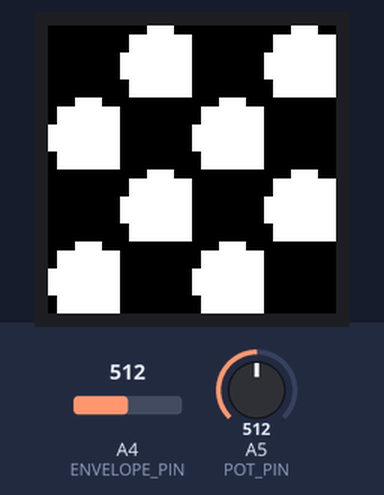
A sketch run on a simulated Arduino Uno, built with avr-gcc and run on an emulated ATmega328P. Shown: 32×32 colour display. The test bench sets the inputs (shaded band); at power-on: A4 (ENVELOPE_PIN) = 512, A5 (POT_PIN) = 512. Random numbers use the default seed unless the sketch sets one; what the sketch prints to the serial monitor is not drawn.

Above: at 0.91 s.
1.3 s: A4 (ENVELOPE_PIN) set to 108
4.3 s: A4 (ENVELOPE_PIN) set to 94
7.3 s: A5 (POT_PIN) set to 572
8.8 s: A5 (POT_PIN) set to 604
At 9.61 s:
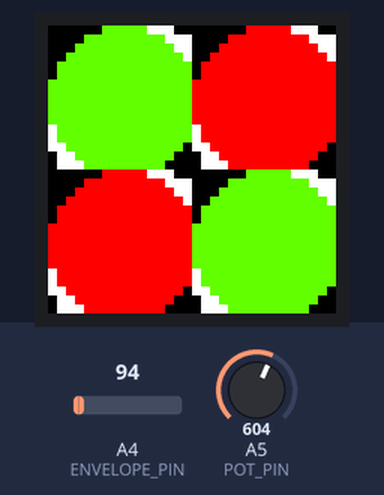
10.5 s: A4 (ENVELOPE_PIN) set to 56
13.5 s: A4 (ENVELOPE_PIN) set to 47
At 14.8 s:
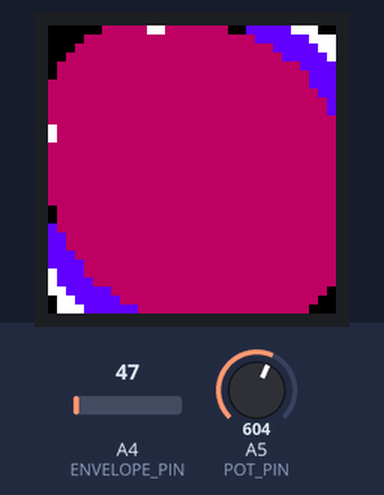
Timing chart, 0 to 16.1 s (numbered marks = the images above; inputs shaded):
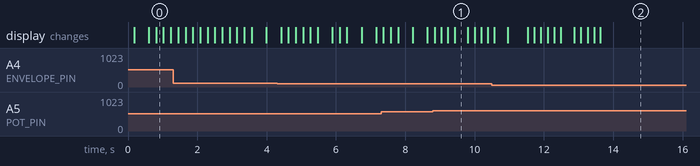

The sketch:

CircularDivision3_Audio_doublebuf_Pot.ino
```cpp
// Example primatives.

#include <Adafruit_GFX.h>   // Core graphics library
#include <RGBmatrixPanel.h> // Hardware-specific library

// Pin defines for the 32x32 RGB matrix.
#define CLK 11
#define LAT 10
#define OE  9
#define A   A0
#define B   A1
#define C   A2
#define D   A3

#define show()  swapBuffers(true)

#define ENVELOPE_PIN A4
#define POT_PIN A5

int powerOf2[]={0,1,2,4,8,16};


// Note "false" for double-buffering to consume less memory, or "true" for double-buffered.
// Double-buffered makes animation smoother, but on the UNO, we don't quite have enough mem for that.
RGBmatrixPanel *matrix = new RGBmatrixPanel(A, B, C,D, CLK, LAT, OE, true);

int x, y, radius, rows_cols;
int divisions, envelopeValue, potValue, constrainedEnvelope, maxEnvelope;

uint16_t color_palette1[] =
{
   matrix->Color333(7,0,0), // red
   matrix->Color333(0,7,0), // green
   matrix->Color333(0,0,7), // blue
   matrix->Color333(7,7,0), // yellow
   matrix->Color333(0,7,7), // cyan
   matrix->Color333(7,0,7) // purple

};

uint16_t color_palette2[] =
{
   matrix->Color333(7,0,2), // magenta
   matrix->Color333(5,0,3), // pink
   matrix->Color333(3,0,7), // violet
   matrix->Color333(0,4,7), // aqua
   matrix->Color333(0,7,4), // azure
   matrix->Color333(2,4,2) // moss

};

uint16_t color_palette3[] =
{
   matrix->Color333(1,1,1), // white
   matrix->Color333(1,0,0), // dim red
   matrix->Color333(0,0,0), // black
   matrix->Color333(7,7,7), // bright white
   matrix->Color333(3,3,3), // medium white
   matrix->Color333(0,0,0) // black

};

uint16_t color_palette4[] =
{
   matrix->Color333(7,0,7), // purple
   matrix->Color333(7,7,0), // yellow
   matrix->Color333(7,4,7), // orange
   matrix->Color333(0,0,0), // black
   matrix->Color333(0,7,4), // azure
   matrix->Color333(7,0,2)  // magenta

};

uint16_t color_palette5[] = //America Pallette
{
   matrix->Color333(7,0,0), // red
   matrix->Color333(7,7,7), // white
   matrix->Color333(0,0,7), // blue
   matrix->Color333(0,0,7), // blue
   matrix->Color333(7,7,7), // white
   matrix->Color333(7,0,0) // red

};

uint16_t color_palette6[] = // Univ. of Oregon Pallette
{
   matrix->Color333(0,7,0), //green
   matrix->Color333(7,7,0), //yellow
   matrix->Color333(5,7,0), // yellow-green
   matrix->Color333(7,7,7), // bright white
   matrix->Color333(0,7,0), //green
   matrix->Color333(3,7,0)  //green-yellow

};


void setup()
{
  matrix->begin();
  Serial.begin(9600);
}

void loop()
{
  //This uses a loop to increment divisions from 0 to 2


  envelopeValue = analogRead(ENVELOPE_PIN);
  potValue = analogRead(POT_PIN);
  maxEnvelope = map(potValue,0,1024,20, 150);
  constrainedEnvelope = constrain(envelopeValue,7,maxEnvelope);
  divisions = map(constrainedEnvelope,6,maxEnvelope,0,2);
  drawCircles(divisions);
  Serial.print("envelopeValue = ");
  Serial.print(envelopeValue);
  Serial.print(" potValue = ");
  Serial.print(potValue);
  Serial.print(" maxEnvelope = ");
  Serial.print(maxEnvelope);
  Serial.print(" constrainedEnvelope = ");
  Serial.print(constrainedEnvelope);
  Serial.print(" divisions = ");
  Serial.print(divisions);

}

void drawCircles(int passedDivisions)
{
   unsigned long startTime, endTime;

   radius = round(pow(2,5-passedDivisions))/2;
   rows_cols = round(pow(2,passedDivisions))*2;

 //  radius = round(powerOf2[5-passedDivisions])/2;
//   rows_cols = round(powerOf2[5-passedDivisions])*2;


  int modifier = 3;
  static int colorRandomizer;
  if (passedDivisions >= 1)
    colorRandomizer = random(0,6);
/*
  Serial.print("envelopeValue = ");
  Serial.print(envelopeValue);
  Serial.print(" constrainedEnvelope = ");
  Serial.print(constrainedEnvelope);
  Serial.print(" divisions = ");
  Serial.print(divisions);
  Serial.print(" passedDivisions = ");
  Serial.print(passedDivisions);
  Serial.print(" Radius = ");
  Serial.print(radius);
  Serial.print(" rows_cols = ");
  Serial.println(rows_cols);
  */

  startTime = millis();
  for (int a = 0; a < rows_cols; a++)
  {
    for (int b = 0; b < rows_cols; b++)
    {
      static int x, y;
      x = (b * radius*2)-radius;
      y = (a * radius*2)-radius;
      if (colorRandomizer%6==0)
        matrix->fillCircle(x,y,radius,color_palette1[(a+b)%2+colorRandomizer]);
      else if (colorRandomizer%6==1)
        matrix->fillCircle(x,y,radius,color_palette2[(a+b)%2+colorRandomizer]);
      else if (colorRandomizer%6==2)
        matrix->fillCircle(x,y,radius,color_palette3[(a+b)%2+colorRandomizer]);
      else if (colorRandomizer%6==3)
        matrix->fillCircle(x,y,radius,color_palette4[(a+b)%2+colorRandomizer]);
       else if (colorRandomizer%6==4)
        matrix->fillCircle(x,y,radius,color_palette5[(a+b)%2+colorRandomizer]);
      else
        matrix->fillCircle(x,y,radius,color_palette6[(a+b)%2+colorRandomizer]);
    }

  }
  matrix->show();

  endTime = millis();
  Serial.print(" Ellapsed time = ");
  Serial.println(endTime-startTime);


}
```
